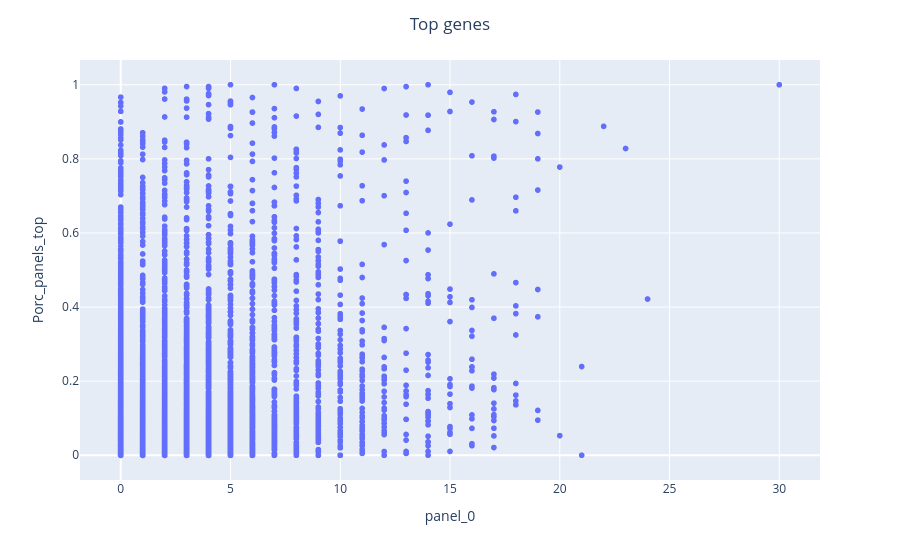

The notebook cell saved with this chart:
### Code cell
import plotly.express as px
import pandas as pd

stat_tops["Symbol"] = stat_tops.index

fig = px.scatter(stat_tops, x="panel_0", y="Porc_panels_top", log_x=False, size_max=100, 
                 hover_data={'Symbol':True
                            })
fig.update_layout(title_text='Top genes', title_x=0.5)
fig.show()

### Figure 1 — Plotly figure (JSON) as saved in the notebook; plotly's stock layout.template omitted (floating-point values rounded to 4 significant figures; data arrays with more than 128 entries replaced by an {"elided": "..."} marker saying what was removed)
{"data": [{"customdata": {"elided": "24214x1 str values"}, "hovertemplate": "panel_0=%{x}<br>Porc_panels_top=%{y}<br>Symbol=%{customdata[0]}<extra></extra>", "legendgroup": "", "marker": {"color": "#636efa", "symbol": "circle"}, "mode": "markers", "name": "", "showlegend": false, "type": "scattergl", "x": {"elided": "24214 int values"}, "xaxis": "x", "y": {"elided": "24214 float values"}, "yaxis": "y"}], "layout": {"autosize": true, "legend": {"tracegroupgap": 0}, "margin": {"t": 60}, "title": {"text": "Top genes", "x": 0.5}, "xaxis": {"anchor": "y", "autorange": true, "domain": [0, 1], "range": [-1.815, 31.82], "title": {"text": "panel_0"}, "type": "linear"}, "yaxis": {"anchor": "x", "autorange": true, "domain": [0, 1], "range": [-0.07743, 1.077], "title": {"text": "Porc_panels_top"}, "type": "linear"}}}
